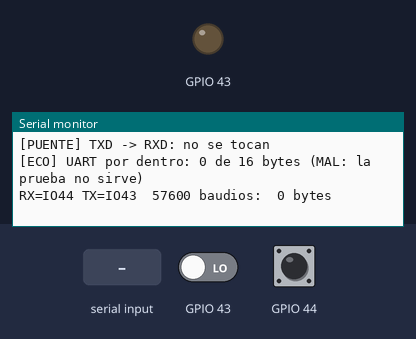
Bench run of a program on a simulated ESP32-S3. Parts: output pins drawn as LEDs (lit = HIGH), the last lines printed to the serial monitor. Inputs (shaded band) come from the test bench; at power-on: GPIO 43 LOW, GPIO 44 HIGH.

Above: at 2.7 s.
2.8 s: GPIO 43 driven HIGH
11.4 s: GPIO 44 pulled LOW for 0.15 s
15.1 s: "1" received over the second serial link
At 15.42 s:
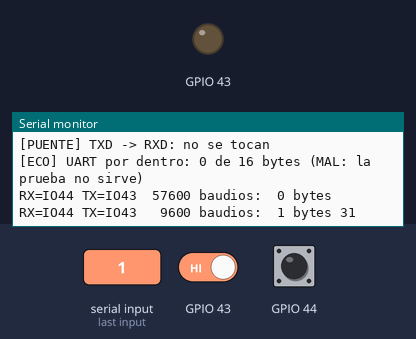
23.7 s: "0" received over the second serial link
At 24.7 s:
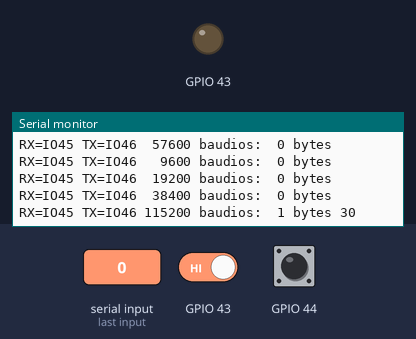
27.3 s: GPIO 43 driven LOW
35.9 s: GPIO 44 pulled LOW for 3.2 s
Timing chart, 0 to 38.9 s (numbered marks = the images above; inputs shaded):
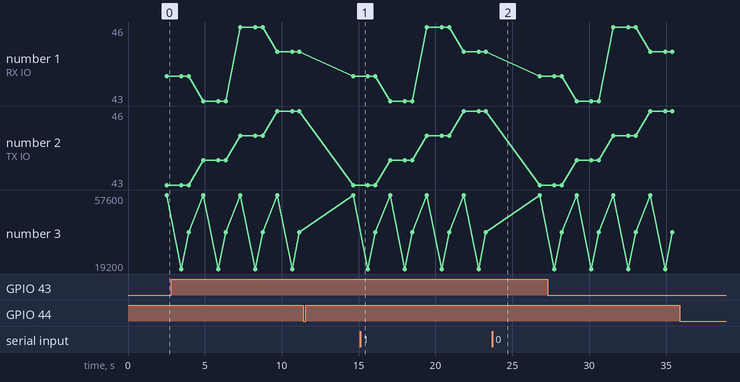

Measured:
- after the input at 15.1 s, the serial monitor: prints a new line at once (image 1)
- after the input at 23.7 s, the serial monitor: prints a new line after 0.07 s (image 2)

The program:

main.cpp
```cpp
// Prueba del lector de huella (AS608 / ZFM-20) cuando el reloj dice «lector desconectado».
//
// Se graba EN VEZ del reloj (pio run -t upload en esta carpeta) y se lee por el USB a 115200
// (pio device monitor). Después se vuelve a grabar el reloj. Cada ronda (~20 s) muestra:
//   [NIVEL]   si cada línea de datos del conector UART tiene algo que la empuja (un TX en reposo
//             queda ALTO fijo; un RX o un cable suelto quedan «suelta»)
//   [PUENTE]  si RXD y TXD están unidos entre sí (prueba sin lector: junta los dos cables)
//   [ECO]     el UART de la placa recibiéndose a sí mismo por dentro: si esto falla, es la prueba
//   RX=… TX=… la orden VfyPwd del AS608 en los dos sentidos de cable, en IO43/44 y en el conector
//             extendido (IO45/46), a 9600–115200 baudios, con los bytes crudos que vuelven.
//             «RESPONDE» = encontró al lector: el reloj usa RX=IO44 TX=IO43 a 57600.
// Lo aprendido (2026-11-03): los colores de los cables no son los del manual. En ese lector el
// verde era el aviso de toque (queda ALTO fijo y parece un TX) y el TX era el amarillo.
#include <Arduino.h>
#include "driver/uart.h"

HardwareSerial uart(1);
// VfyPwd con la clave de fábrica (0): un AS608 contesta EF 01 … aunque su clave sea otra
const uint8_t VFY[] = {0xEF, 0x01, 0xFF, 0xFF, 0xFF, 0xFF, 0x01, 0x00, 0x07, 0x13, 0, 0, 0, 0, 0x00, 0x1B};
const uint32_t BAUDS[] = {57600, 9600, 19200, 38400, 115200};
// {RX de la placa, TX de la placa}: conector UART en los dos sentidos y el extendido
const int PARES[][2] = {{44, 43}, {43, 44}, {46, 45}, {45, 46}};

void probar(int rx, int tx, uint32_t b, bool eco = false) {
  uart.end();
  delay(20);
  uart.begin(b, SERIAL_8N1, rx, tx);
  uart_set_loop_back(UART_NUM_1, eco);
  delay(60);
  while (uart.available()) uart.read();
  uart.write(VFY, sizeof(VFY));
  uart.flush();
  uint8_t r[32];
  int n = 0;
  const uint32_t t = millis();
  while (millis() - t < 400 && n < 32)
    if (uart.available()) r[n++] = uart.read();
  if (eco) Serial.printf("[ECO] UART por dentro: %d de %u bytes %s", n, (unsigned)sizeof(VFY),
                         n == (int)sizeof(VFY) ? "(bien)" : "(MAL: la prueba no sirve)");
  else Serial.printf("RX=IO%d TX=IO%d %6lu baudios: %2d bytes", rx, tx, (unsigned long)b, n);
  if (!eco) {
    for (int i = 0; i < n; i++) Serial.printf(" %02X", r[i]);
    if (n >= 10 && r[0] == 0xEF && r[1] == 0x01)
      Serial.printf("  <-- RESPONDE (código %02X%s)", r[9],
                    r[9] == 0 ? ", clave OK" : r[9] == 0x13 ? ", otra clave" : "");
  }
  Serial.println();
}

int lee(int pin, int modo) {
  pinMode(pin, modo);
  delay(5);
  return digitalRead(pin);
}

void niveles() {
  uart.end();
  delay(20);
  // Una línea suelta sigue a la resistencia interna (abajo = 0, arriba = 1); una que algo empuja queda fija
  const int r0 = lee(44, INPUT_PULLDOWN), r1 = lee(44, INPUT_PULLUP);
  const int t0 = lee(43, INPUT_PULLDOWN), t1 = lee(43, INPUT_PULLUP);
  Serial.printf("[NIVEL] RXD (IO44): %s | TXD (IO43): %s\n",
                r0 == r1 ? (r0 ? "ALTO fijo (algo la empuja: un TX en reposo, o el aviso de toque)" : "BAJO fijo")
                         : "suelta",
                t0 == t1 ? (t0 ? "ALTO fijo" : "BAJO fijo") : "suelta (un RX también se ve así)");
  // Puente: mueve IO43 y mira si IO44 lo sigue
  pinMode(43, OUTPUT);
  digitalWrite(43, HIGH);
  const int a = lee(44, INPUT_PULLDOWN);
  digitalWrite(43, LOW);
  const int b = lee(44, INPUT_PULLUP);
  pinMode(43, INPUT);
  Serial.printf("[PUENTE] TXD -> RXD: %s\n", (a == 1 && b == 0) ? "unidos" : "no se tocan");
}

void setup() {
  Serial.begin(115200);
  delay(1500);
}

void loop() {
  Serial.println("=== ronda ===");
  niveles();
  probar(44, 43, 57600, true);
  for (auto& p : PARES)
    for (uint32_t b : BAUDS) probar(p[0], p[1], b);
  delay(2000);
}
```
